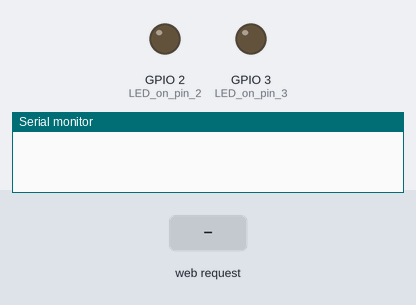
A sketch run on a simulated ESP8266 (NodeMCU). On the bench: output pins drawn as LEDs (lit = HIGH), the last lines printed to the serial monitor. The inputs (shaded band) are chosen by the test bench. WiFi joins after 1.5 s; servers stay silent unless stated.

Above: at 1.2 s.
1.3 s: HTTP request GET /?LED2=2 received
At 2.4 s:
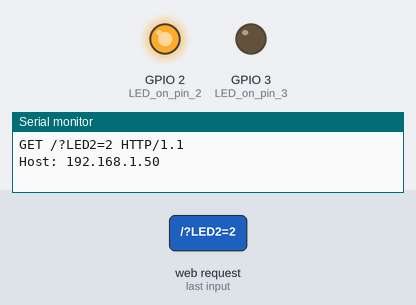
2.8 s: HTTP request GET /?LED3=2 received
At 3.5 s:
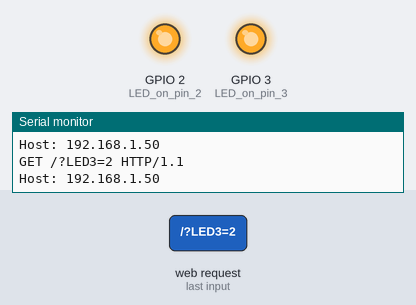
4.3 s: HTTP request GET /?LED2=2 received
At 4.7 s:
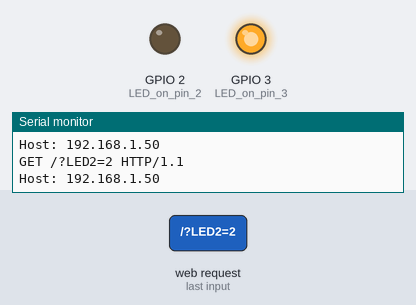
Timing chart, 0 to 7.3 s (numbered marks = the images above; inputs shaded):
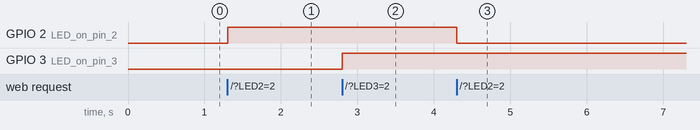

The sketch:

led-web-server-html.ino
```cpp
/*--------------------------------------------------------------

  Description:  Arduino web server that serves up a web page
                allowing the user to control two different LEDs

  Hardware:     - Arduino Uno and official Arduino Ethernet
                  shield (I used Ethernet Shield 2).
                - Two LEDs and two resistors in series connected between
                  Arduino pin 2 and GND, pin 3 and GND

  Software:     Developed using Arduino 1.8.1 software
                Should be compatible with Arduino 1.0 +

  References:   This project is a modified version of the
                "Arduino Web Server LED Control" project found on
                startingelectronics.org

  Date:         08 August 2017


--------------------------------------------------------------*/

#include <SPI.h>
#include <Ethernet2.h> //change if not using Shield 2

// MAC address from Ethernet shield sticker under board
byte mac[] = { 0x90, 0xA2, 0xDA, 0x11, 0x06, 0xA9 };
IPAddress ip(192, 168, 0, 99); // IP address, this will change depending on your network and set up
EthernetServer server(80);  // create a server at port 80

String HTTP_req;          // stores the HTTP request
boolean LED_status = 0;   // state of LED2, off by default
boolean LED_status3 = 0;   // state of LED3, off by default

void setup()
{
    Ethernet.begin(mac, ip);  // initialize Ethernet device
    server.begin();           // start to listen for clients
    Serial.begin(9600);       // for diagnostics
    pinMode(2, OUTPUT);       // LED on pin 2
    pinMode(3, OUTPUT);       // LED on pin 3
}

void loop()
{
    EthernetClient client = server.available();  // try to get client

    if (client) {  // got client?
        boolean currentLineIsBlank = true;
        while (client.connected()) {
            if (client.available()) {   // client data available to read
                char c = client.read(); // read 1 byte (character) from client
                HTTP_req += c;  // save the HTTP request 1 char at a time
                // last line of client request is blank and ends with \n
                // respond to client only after last line received
                if (c == '\n' && currentLineIsBlank) {
                    // send a standard http response header
                    client.println("HTTP/1.1 200 OK");
                    client.println("Content-Type: text/html");
                    client.println("Connection: close");
                    client.println();
                    // send web page
                    client.println("<!DOCTYPE html>");
                    client.println("<html>");
                    client.println("<head>");
                    client.println("<title>Arduino LED Control</title>");
                    //adds styles
                    client.println("<style type=\"text/css\">body {font-size:1.7rem; font-family: Georgia; text-align:center; color: #333; background-color: #cdcdcd;} div{width:75%; background-color:#fff; padding:15px; text-align:left; border-top:5px solid #bb0000; margin:25px auto;}</style>");
                    client.println("<meta name=\"viewport\" content=\"width=device-width, initial-scale=1\">");
                    client.println("</head>");
                    client.println("<body>");
                    client.println("<div>");
                    client.println("<h1>LED</h1>");
                    client.println("<p>Click to switch LED on and off.</p>");
                    client.println("<form method=\"get\">");
                    ProcessCheckbox(client);
                    client.println("</form>");
                    client.println("<form method=\"get\">");
                    ProcessCheckbox3(client);
                    client.println("</form>");
                    client.println("</div>");
                    client.println("</body>");
                    client.println("</html>");
                    Serial.print(HTTP_req);
                    HTTP_req = "";    // finished with request, empty string
                    break;
                }
                // every line of text received from the client ends with \r\n
                if (c == '\n') {
                    // last character on line of received text
                    // starting new line with next character read
                    currentLineIsBlank = true;
                }
                else if (c != '\r') {
                    // a text character was received from client
                    currentLineIsBlank = false;
                }
            } // end if (client.available())
        } // end while (client.connected())
        delay(1);      // give the web browser time to receive the data
        client.stop(); // close the connection
    } // end if (client)
}

// switch LED2 and send back HTML for LED2 checkbox
void ProcessCheckbox(EthernetClient cl)
{
    if (HTTP_req.indexOf("LED2=2") > -1) {  // see if checkbox was clicked
        // the checkbox was clicked, toggle the LED
        if (LED_status) {
            LED_status = 0;
        }
        else {
            LED_status = 1;
        }
    }

    if (LED_status) {    // switch LED2 on
        digitalWrite(2, HIGH);
        // checkbox is checked
        cl.println("<input type=\"checkbox\" name=\"LED2\" value=\"2\" \
        onclick=\"submit();\" checked>LED2");
    }
    else {              // switch LED2 off
        digitalWrite(2, LOW);
        // checkbox is unchecked
        cl.println("<input type=\"checkbox\" name=\"LED2\" value=\"2\" \
        onclick=\"submit();\">LED2");
    }
}

// switch LED3 and send back HTML for LED3 checkbox
void ProcessCheckbox3(EthernetClient cl)
{
    if (HTTP_req.indexOf("LED3=2") > -1) {  // see if checkbox was clicked
        // the checkbox was clicked, toggle the LED3
        if (LED_status3) {
            LED_status3 = 0;
        }
        else {
            LED_status3 = 1;
        }
    }

    if (LED_status3) {    // switch LED3 on
        digitalWrite(3, HIGH);
        // checkbox is checked
        cl.println("<input type=\"checkbox\" name=\"LED3\" value=\"2\" \
        onclick=\"submit();\" checked>LED3");
    }
    else {              // switch LED3 off
        digitalWrite(3, LOW);
        // checkbox is unchecked
        cl.println("<input type=\"checkbox\" name=\"LED3\" value=\"2\" \
        onclick=\"submit();\">LED3");
    }
}
```

Measured:
- after the input at 1.3 s, GPIO 2 (LED_on_pin_2): LOW → HIGH at once
- after the input at 2.8 s, GPIO 3 (LED_on_pin_3): LOW → HIGH at once
- after the input at 4.3 s, GPIO 2 (LED_on_pin_2): HIGH → LOW at once
